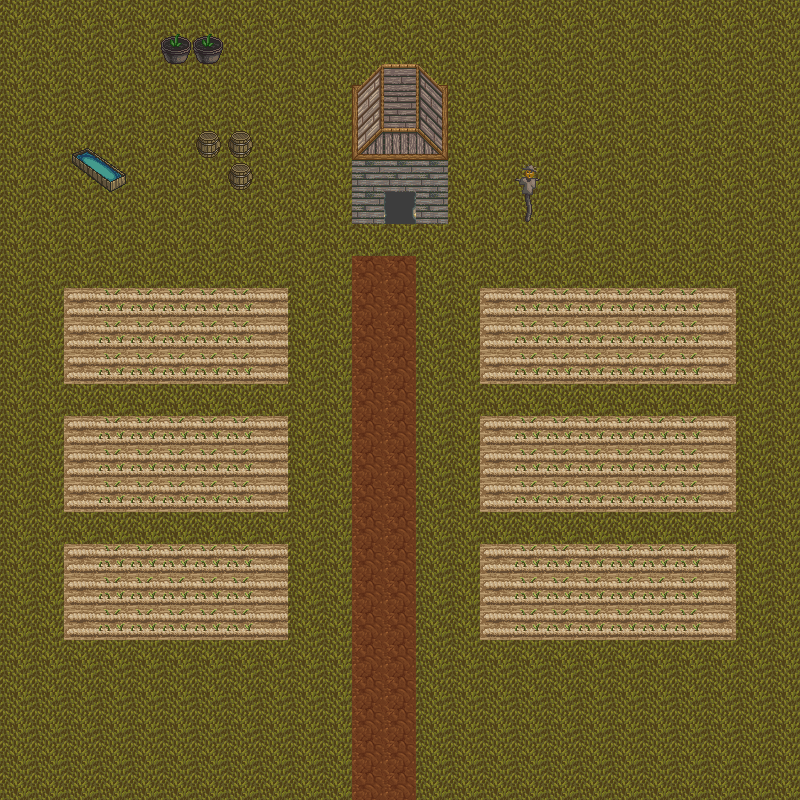

Rendered tile map (Tiled .tmx) drawn with the repository's tilesets; below, a short description and the full map source, tile grids included:
An orthogonal 25x25 tile map with 32x32 px tiles, 2 tile layers (baseLayer, blockLayer), 5 tilesets.

<map version="1.4" tiledversion="1.4.2" orientation="orthogonal" renderorder="right-down" width="25" height="25" tilewidth="32" tileheight="32" infinite="0" nextlayerid="3" nextobjectid="1">
 <tileset firstgid="1" name="hyptosis1" tilewidth="32" tileheight="32" tilecount="900" columns="30">
  <image source="../hyptosis1.png" trans="000000" width="960" height="960" />
 </tileset>
 <tileset firstgid="901" name="hyptosis2" tilewidth="32" tileheight="32" tilecount="900" columns="30">
  <image source="../hyptosis2.png" trans="000000" width="960" height="960" />
 </tileset>
 <tileset firstgid="1801" name="hyptosis3" tilewidth="32" tileheight="32" tilecount="900" columns="30">
  <image source="../hyptosis3.png" trans="000000" width="960" height="960" />
 </tileset>
 <tileset firstgid="2701" name="hyptosis4" tilewidth="32" tileheight="32" tilecount="900" columns="30">
  <image source="../hyptosis4.png" trans="000000" width="960" height="960" />
 </tileset>
 <tileset firstgid="3601" name="hyptosis5" tilewidth="32" tileheight="32" tilecount="722" columns="19">
  <image source="../hyptosis5.png" trans="000000" width="636" height="1219" />
 </tileset>
 <layer id="1" name="baseLayer" width="25" height="25" locked="1">
  <data encoding="csv">
13,13,13,13,13,13,13,13,13,13,13,13,13,13,13,13,13,13,13,13,13,13,13,13,13,
13,13,13,13,13,13,13,13,13,13,13,13,13,13,13,13,13,13,13,13,13,13,13,13,13,
13,13,13,13,13,13,13,13,13,13,13,13,13,13,13,13,13,13,13,13,13,13,13,13,13,
13,13,13,13,13,13,13,13,13,13,13,13,13,13,13,13,13,13,13,13,13,13,13,13,13,
13,13,13,13,13,13,13,13,13,13,13,13,13,13,13,13,13,13,13,13,13,13,13,13,13,
13,13,13,13,13,13,13,13,13,13,13,13,13,13,13,13,13,13,13,13,13,13,13,13,13,
13,13,13,13,13,13,13,13,13,13,13,13,13,13,13,13,13,13,13,13,13,13,13,13,13,
13,13,13,13,13,13,13,13,13,13,13,13,13,13,13,13,13,13,13,13,13,13,13,13,13,
13,13,13,13,13,13,13,13,13,13,13,98,98,13,13,13,13,13,13,13,13,13,13,13,13,
13,13,2768,2738,2738,2738,2738,2738,2766,13,13,98,98,13,13,2768,2738,2738,2738,2738,2738,2738,2769,13,13,
13,13,2768,2738,2738,2738,2738,2738,2766,13,13,98,98,13,13,2768,2738,2738,2738,2738,2738,2738,2769,13,13,
13,13,2768,2738,2738,2738,2738,2738,2766,13,13,98,98,13,13,2768,2738,2738,2738,2738,2738,2738,2769,13,13,
13,13,13,13,13,13,13,13,13,13,13,98,98,13,13,13,13,13,13,13,13,13,13,13,13,
13,13,2768,2738,2738,2738,2738,2738,2766,13,13,98,98,13,13,2768,2738,2738,2738,2738,2738,2738,2769,13,13,
13,13,2768,2738,2738,2738,2738,2738,2766,13,13,98,98,13,13,2768,2738,2738,2738,2738,2738,2738,2769,13,13,
13,13,2768,2738,2738,2738,2738,2738,2766,13,13,98,98,13,13,2768,2738,2738,2738,2738,2738,2738,2769,13,13,
13,13,13,13,13,13,13,13,13,13,13,98,98,13,13,13,13,13,13,13,13,13,13,13,13,
13,13,2768,2738,2738,2738,2738,2738,2766,13,13,98,98,13,13,2768,2738,2738,2738,2738,2738,2738,2769,13,13,
13,13,2768,2738,2738,2738,2738,2738,2766,13,13,98,98,13,13,2768,2738,2738,2738,2738,2738,2738,2769,13,13,
13,13,2768,2738,2738,2738,2738,2738,2766,13,13,98,98,13,13,2768,2738,2738,2738,2738,2738,2738,2769,13,13,
13,13,13,13,13,13,13,13,13,13,13,98,98,13,13,13,13,13,13,13,13,13,13,13,13,
13,13,13,13,13,13,13,13,13,13,13,98,98,13,13,13,13,13,13,13,13,13,13,13,13,
13,13,13,13,13,13,13,13,13,13,13,98,98,13,13,13,13,13,13,13,13,13,13,13,13,
13,13,13,13,13,13,13,13,13,13,13,98,98,13,13,13,13,13,13,13,13,13,13,13,13,
13,13,13,13,13,13,13,13,13,13,13,98,98,13,13,13,13,13,13,13,13,13,13,13,13
</data>
 </layer>
 <layer id="2" name="blockLayer" width="25" height="25">
  <data encoding="csv">
0,0,0,0,0,0,0,0,0,0,0,0,0,0,0,0,0,0,0,0,0,0,0,0,0,
0,0,0,0,0,2355,2355,0,0,0,0,0,0,0,0,0,0,0,0,0,0,0,0,0,0,
0,0,0,0,0,0,0,0,0,0,0,2195,2196,2197,0,0,0,0,0,0,0,0,0,0,0,
0,0,0,0,0,0,0,0,0,0,0,2225,2226,2227,0,0,0,0,0,0,0,0,0,0,0,
0,0,774,775,0,0,958,958,0,0,0,2255,2256,2257,0,0,0,0,0,0,0,0,0,0,0,
0,0,804,805,0,0,0,958,0,0,0,2198,2198,2198,0,0,2328,0,0,0,0,0,0,0,0,
0,0,0,0,0,0,0,0,0,0,0,2198,2161,2198,0,0,2358,0,0,0,0,0,0,0,0,
0,0,0,0,0,0,0,0,0,0,0,0,0,0,0,0,0,0,0,0,0,0,0,0,0,
0,0,0,0,0,0,0,0,0,0,0,0,0,0,0,0,0,0,0,0,0,0,0,0,0,
0,0,0,0,0,0,0,0,0,0,0,0,0,0,0,0,0,0,0,0,0,0,0,0,0,
0,0,0,0,0,0,0,0,0,0,0,0,0,0,0,0,0,0,0,0,0,0,0,0,0,
0,0,0,0,0,0,0,0,0,0,0,0,0,0,0,0,0,0,0,0,0,0,0,0,0,
0,0,0,0,0,0,0,0,0,0,0,0,0,0,0,0,0,0,0,0,0,0,0,0,0,
0,0,0,0,0,0,0,0,0,0,0,0,0,0,0,0,0,0,0,0,0,0,0,0,0,
0,0,0,0,0,0,0,0,0,0,0,0,0,0,0,0,0,0,0,0,0,0,0,0,0,
0,0,0,0,0,0,0,0,0,0,0,0,0,0,0,0,0,0,0,0,0,0,0,0,0,
0,0,0,0,0,0,0,0,0,0,0,0,0,0,0,0,0,0,0,0,0,0,0,0,0,
0,0,0,0,0,0,0,0,0,0,0,0,0,0,0,0,0,0,0,0,0,0,0,0,0,
0,0,0,0,0,0,0,0,0,0,0,0,0,0,0,0,0,0,0,0,0,0,0,0,0,
0,0,0,0,0,0,0,0,0,0,0,0,0,0,0,0,0,0,0,0,0,0,0,0,0,
0,0,0,0,0,0,0,0,0,0,0,0,0,0,0,0,0,0,0,0,0,0,0,0,0,
0,0,0,0,0,0,0,0,0,0,0,0,0,0,0,0,0,0,0,0,0,0,0,0,0,
0,0,0,0,0,0,0,0,0,0,0,0,0,0,0,0,0,0,0,0,0,0,0,0,0,
0,0,0,0,0,0,0,0,0,0,0,0,0,0,0,0,0,0,0,0,0,0,0,0,0,
0,0,0,0,0,0,0,0,0,0,0,0,0,0,0,0,0,0,0,0,0,0,0,0,0
</data>
 </layer>
</map>
